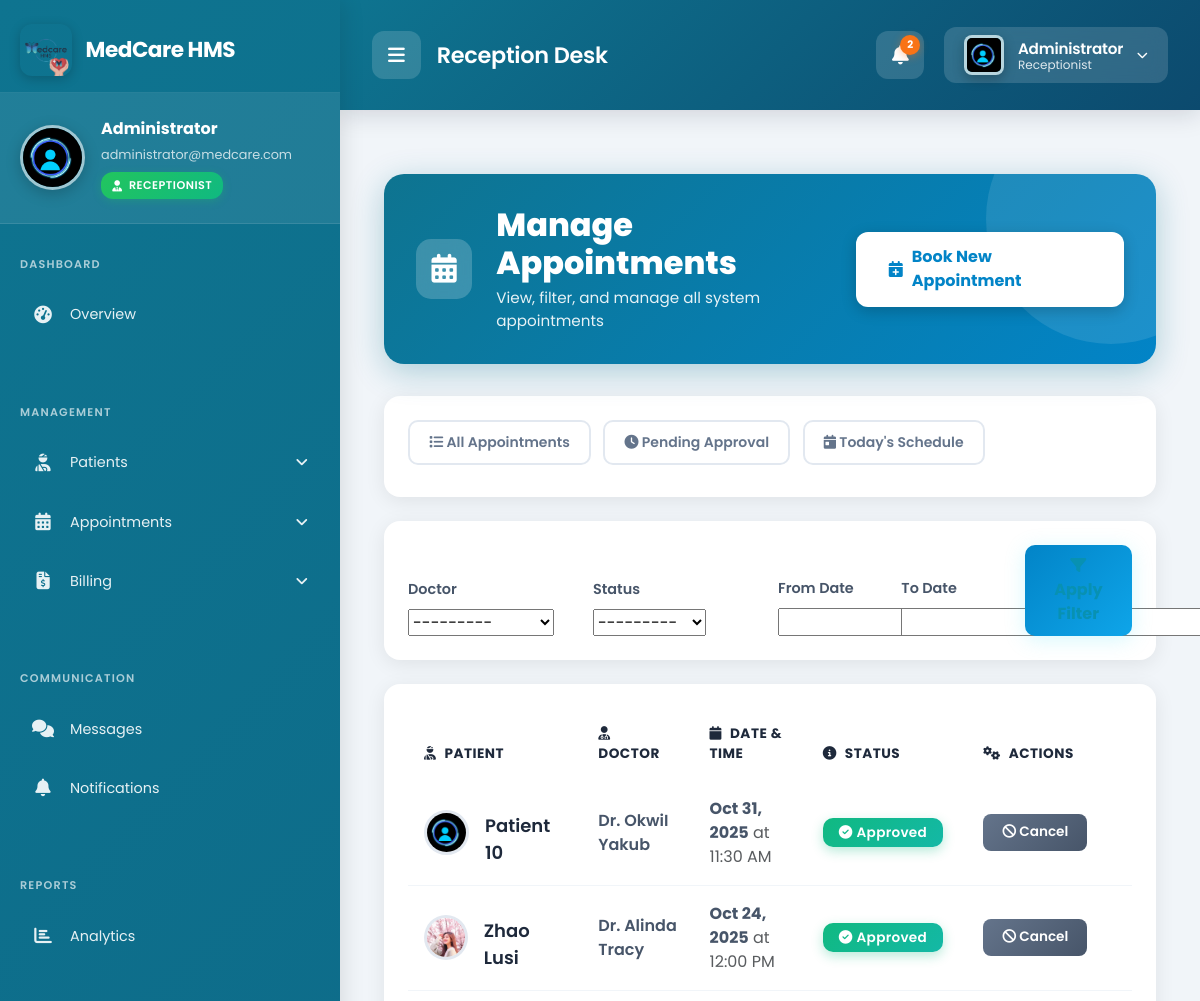
Page /receptionist/appointments/ (signed in, upper part) on the earlier database version.
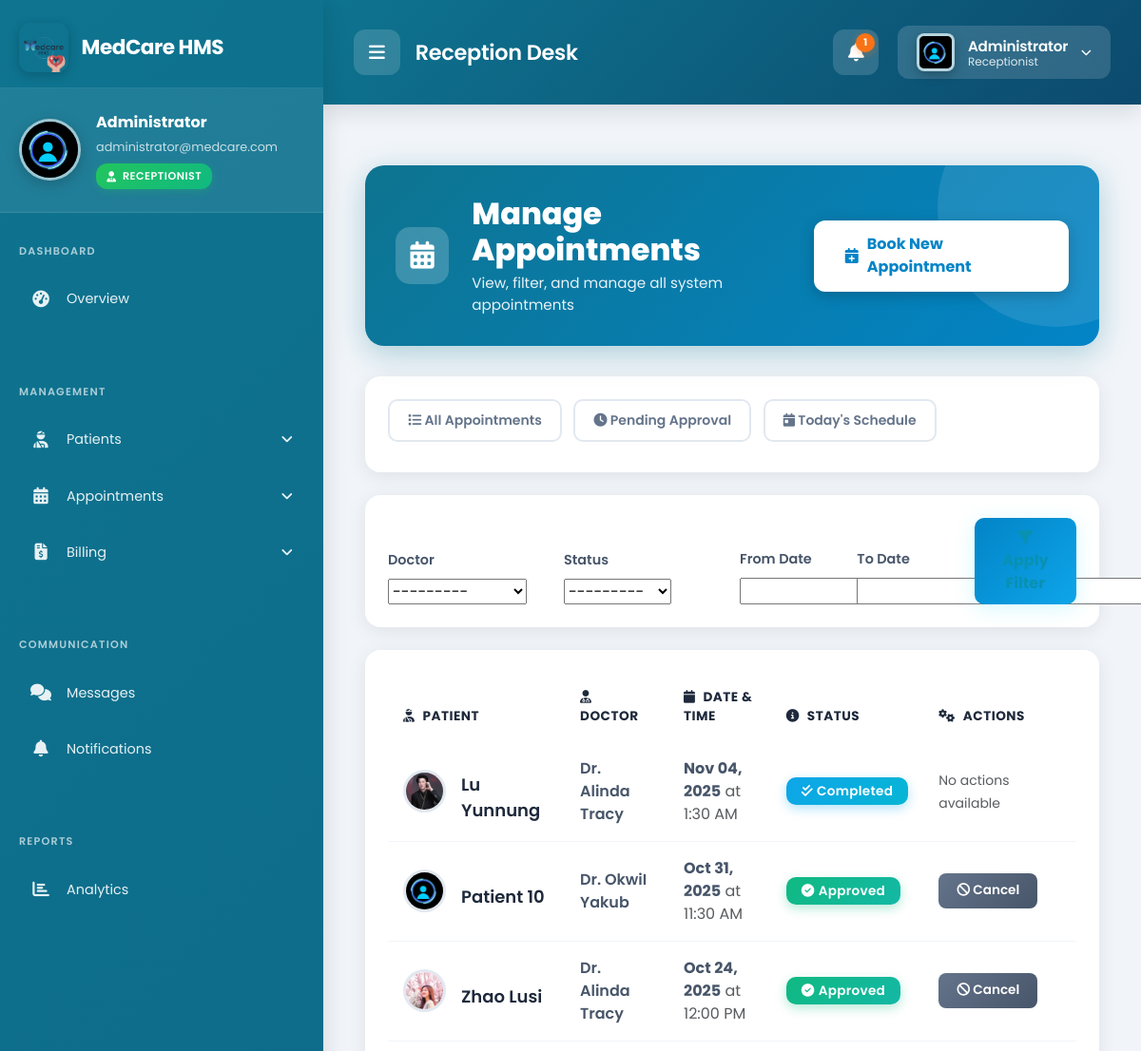
Same page on the later database version.
### patients/models.py (models this page shows, shortened)
class Appointment(models.Model):
    STATUS_CHOICES = (
        ('Pending', 'Pending'), ('Approved', 'Approved'), ('Rejected', 'Rejected'),
        ('Completed', 'Completed'), ('Cancelled', 'Cancelled'),
    )
    patient = models.ForeignKey(PatientProfile, on_delete=models.CASCADE)
    doctor = models.ForeignKey(DoctorProfile, on_delete=models.PROTECT) # Protect doctor from deletion if they have appointments
    appointment_date = models.DateField()
    appointment_time = models.TimeField()
    reason = models.TextField()
    status = models.CharField(max_length=20, choices=STATUS_CHOICES, default='Pending')
    attachment = models.FileField(upload_to=get_appointment_attachment_path, null=True, blank=True)
    created_by = models.ForeignKey(settings.AUTH_USER_MODEL, on_delete=models.SET_NULL, null=True, related_name='created_appointments')
    created_at = models.DateTimeField(auto_now_add=True)
    updated_at = models.DateTimeField(auto_now=True)

class PatientProfile(models.Model):
    GENDER_CHOICES = (('Male', 'Male'), ('Female', 'Female'), ('Other', 'Other'))
    BLOOD_GROUP_CHOICES = (
        ('A+', 'A+'), ('A-', 'A-'), ('B+', 'B+'), ('B-', 'B-'),
        ('AB+', 'AB+'), ('AB-', 'AB-'), ('O+', 'O+'), ('O-', 'O-'),
    )
    user = models.OneToOneField(User, on_delete=models.CASCADE, related_name='patientprofile')
    profile_picture = models.ImageField(upload_to=get_patient_image_path, null=True, blank=True, default='static/profile_pictures/default.jpeg')
    date_of_birth = models.DateField(null=True, blank=True)
    gender = models.CharField(max_length=10, choices=GENDER_CHOICES, null=True, blank=True)
    address = models.TextField(max_length=500, null=True, blank=True)
    blood_group = models.CharField(max_length=3, choices=BLOOD_GROUP_CHOICES, null=True, blank=True)
    emergency_contact_name = models.CharField(max_length=100, null=True, blank=True)
    emergency_contact_number = models.CharField(max_length=20, null=True, blank=True)
    medical_history = models.TextField(null=True, blank=True, help_text="Allergies, chronic conditions, etc.")
    insurance_provider = models.CharField(max_length=100, null=True, blank=True)
    insurance_policy_number = models.CharField(max_length=100, null=True, blank=True)

### doctors/models.py (models this page shows)
class DoctorProfile(models.Model):
    user = models.OneToOneField(User, on_delete=models.CASCADE, related_name='doctorprofile')
    profile_picture = models.ImageField(upload_to=get_doctor_image_path, null=True, blank=True, default='profile_pictures/default.jpeg')
    specialization = models.CharField(max_length=100)
    department = models.ForeignKey(Department, on_delete=models.SET_NULL, null=True, blank=True)
    license_number = models.CharField(max_length=100, unique=True, null=True, blank=True)
    years_of_experience = models.PositiveIntegerField(default=0)
    availability = models.TextField(blank=True, null=True, help_text="e.g., Mon-Fri, 9am-5pm")
    def __str__(self):
        return f"Dr. {self.user.first_name} {self.user.last_name}"

### receptionist/views.py (the view)
# urls.py: path('appointments/', views.appointment_list_view, name='appointment_list'),
@login_required
@receptionist_required
def appointment_list_view(request):
    appointment_list = Appointment.objects.all().select_related('patient__user', 'doctor__user').order_by('-appointment_date', '-appointment_time')
    appointment_filter = AppointmentFilter(request.GET, queryset=appointment_list)
    context = {
        'filter': appointment_filter,
        'appointments': appointment_filter.qs,
    }
    return render(request, 'receptionist/appointment_list.html', context)

### accounts/templatetags/profile_tags.py (called while the page is built)
@register.simple_tag
def get_profile_image_url(user):
    try:
        if hasattr(user, 'doctorprofile') and user.doctorprofile.profile_picture:
            return user.doctorprofile.profile_picture.url
        elif hasattr(user, 'patientprofile') and user.patientprofile.profile_picture:
            return user.patientprofile.profile_picture.url
        elif hasattr(user, 'receptionistprofile') and user.receptionistprofile.profile_picture:
            return user.receptionistprofile.profile_picture.url
    except (AttributeError, ValueError):
        pass
    return '/static/profile_pictures/default.jpeg'

@register.simple_tag
def get_user_initials(user):
    if user.first_name and user.last_name:
        return f"{user.first_name[0]}{user.last_name[0]}".upper()
    elif user.first_name:
        return user.first_name[0].upper()
    elif user.username:
        return user.username[0].upper()
    return "U"

### chat/models.py (called while the page is built)
    def get_unread_count_for_user(self, user):
        return self.messages.filter(is_read=False).exclude(sender=user).count()

### templates/receptionist/appointment_list.html (shortened to what the changed rows need)
{% extends 'base_receptionist.html' %}
{% block content %}
<div class="appointments-wrapper">
    <div class="container-fluid">
        <div class="appointments-header">
            <div class="header-content">
                <div class="header-title">
                    <div>
                        <h2>Manage Appointments</h2>
                    </div>
                </div>
            </div>
        </div>
        <div class="table-container">
            <div class="table-responsive">
                <table class="appointments-table table table-hover">
                    <thead>
                        <tr>
                            <th><i class="fas fa-user-injured me-2"></i>Patient</th>
                            <th><i class="fas fa-user-md me-2"></i>Doctor</th>
                            <th><i class="fas fa-calendar me-2"></i>Date & Time</th>
                            <th><i class="fas fa-info-circle me-2"></i>Status</th>
                            <th><i class="fas fa-cogs me-2"></i>Actions</th>
                        </tr>
                    </thead>
                    <tbody>
                        {% for appt in appointments %}
                        <tr>
                            <td>
                                <div class="patient-cell">
                                    {% if appt.patient.profile_picture %}
                                        <img src="{{ appt.patient.profile_picture.url }}" alt="{{ appt.patient.user.get_full_name }}" class="patient-avatar">
                                    {% else %}
                                        <div class="patient-avatar" style="background: linear-gradient(135deg, #0284C7, #0EA5E9); display: flex; align-items: center; justify-content: center; color: white; font-weight: 700; font-size: 1.1rem;">
                                            {{ appt.patient.user.first_name|first }}{{ appt.patient.user.last_name|first }}
                                        </div>
                                    {% endif %}
                                    <div class="patient-info">
                                        <span class="patient-name">{{ appt.patient.user.get_full_name }}</span>
                                    </div>
                                </div>
                            </td>
                            <td class="doctor-name">{{ appt.doctor }}</td>
                            <td>
                                <strong>{{ appt.appointment_date|date:"M d, Y" }}</strong>
                                <span class="text-muted">at {{ appt.appointment_time|time:"g:i A" }}</span>
                            </td>
                            <td>
                                {% if appt.status == 'Approved' %}
                                    <span class="badge bg-success">
                                        <i class="fas fa-check-circle me-1"></i>{{ appt.status }}
                                    </span>
                                {% elif appt.status == 'Pending' %}
                                    <span class="badge bg-warning">
                                        <i class="fas fa-clock me-1"></i>{{ appt.status }}
                                    </span>
                                {% elif appt.status == 'Completed' %}
                                    <span class="badge bg-info">
                                        <i class="fas fa-check-double me-1"></i>{{ appt.status }}
                                    </span>
                                {% else %}
                                    <span class="badge bg-danger">
                                        <i class="fas fa-times-circle me-1"></i>{{ appt.status }}
                                    </span>
                                {% endif %}
                            </td>
                            <td>
                                {% if appt.status == 'Pending' %}
                                    <a href="{% url 'receptionist:update_appointment_status' appt.pk 'Approved' %}"
                                       class="action-btn btn-approve" title="Approve">
                                        <i class="fas fa-check"></i> Approve
                                    </a>
                                    <a href="{% url 'receptionist:update_appointment_status' appt.pk 'Rejected' %}"
                                       class="action-btn btn-reject" title="Reject">
                                        <i class="fas fa-times"></i> Reject
                                    </a>
                                {% elif appt.status == 'Approved' %}
                                    <a href="{% url 'receptionist:cancel_appointment' appt.pk %}"
                                       class="action-btn btn-cancel-appt" title="Cancel Appointment">
                                        <i class="fas fa-ban"></i> Cancel
                                    </a>
                                {% else %}
                                    <span class="text-muted small">No actions available</span>
                                {% endif %}
                            </td>
                        </tr>
                        {% endfor %}
                    </tbody>
                </table>
            </div>
        </div>
    </div>
</div>
{% endblock %}

### templates/base_receptionist.html (shortened to what the changed rows need)
{% load static %}
{% load profile_tags %}
<!DOCTYPE html>
<html lang="en">
<head>
    <link href="https://cdn.jsdelivr.net/npm/bootstrap@5.3.0/dist/css/bootstrap.min.css" rel="stylesheet">
    <link rel="stylesheet" href="https://cdnjs.cloudflare.com/ajax/libs/font-awesome/6.4.0/css/all.min.css">
    <link rel="stylesheet" href="{% static 'css/themes/receptionist-theme.css' %}">
</head>
<body class="receptionist-theme">
    <div class="content-wrapper" id="receptionistContent">
        <div class="topbar">
            <div class="topbar-right">
                <a href="{% url 'notifications:notification_list' %}" class="notification-btn" title="Notifications">
                    <i class="fas fa-bell"></i>
                    {% if unread_notifications_count %}
                    <span class="notification-badge">{{ unread_notifications_count|default:"0" }}</span>
                    {% endif %}
                </a>
            </div>
        </div>
        <div class="main-content">
            {% block content %}{% endblock %}
        </div>
    </div>
</body>
</html>

Differences in the rows shown:
added Appointment: patient.profile_picture (picture), patient.user.get_full_name "Lu Yunnung", doctor "Dr. Alinda Tracy", appointment_date "Nov 04, 2025", appointment_time "1:30 AM", status "Completed", shows "No actions available"
Other differences:
{{ unread_notifications_count|default:"0" }}: "2" → "1"
